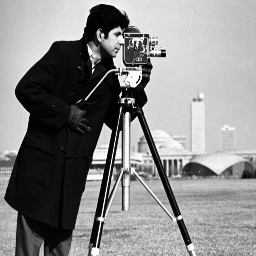
#> input picture figures/cameraman.tif, 256 x 256 px, found by its file name
$ jupyter execute --allow-errors wavelets.ipynb   (shell and % lines are left out)
#> lines starting #> are read from the running program, lines starting #| are printed output that depends on the picture
#> further down, f is the input picture: shape (256, 256); min 0, max 251, mean 137.1
#| (256, 256)
#| (256, 256)
[cell 1]
import numpy as np
import matplotlib.pyplot as plt
import matplotlib.image as mpimg
import sys,os
ea979path = os.path.abspath('../../')
if ea979path not in sys.path:
    sys.path.append(ea979path)
import ea979.src as ia

# DWT

- [coeficientes da wikipedia:](http://en.wikipedia.org/wiki/Cohen-Daubechies-Feauveau_wavelet)

[cell 2]
import numpy as np

def wave1d (f,freq=0,inv=0,coeff=0):

#> called with freq = 0, inv = 0, coeff = 0
    r,c = f.shape
#> r = 256; c = 256
    g = np.zeros((r,c+8))

    g[:, 4:c+4] = f
    g[:,-4:] = f[:,-2:-6:-1]
    g[:, :4] = f[:,4:0:-1]

    if coeff==0: #CDF 5/3
        if inv==0: #Transformada
            if freq==0: #LOW
                s = np.array([0, 0, -1.0/8.0, 2.0/8.0, 6.0/8.0])
            else:       #HIGH
                s = np.array([0, 0, 0, -1.0/2.0, 1.0])
        else: #Inversa
            if freq==0: #LOW
                s = np.array([0, 0, 0, 1.0/2.0, 1.0])
            else:       #HIGH
                s = np.array([0, 0, -1.0/8.0, -2.0/8.0, 6.0/8.0])

    else: #CDF 9/7
        if inv==0: #Transformada
            if freq==0: #LOW
                s = np.array([0.02674875741080976,-0.01686411844287495,-0.07822326652898785,0.2668641184428723,0.6029490182363579])
            else:       #HIGH
                s = np.array([0.0                , 0.09127176311424948,-0.05754352622849957,-0.5912717631142470,1.115087052456994])
        else: #Inversa
            if freq==0: #LOW
                s = np.array([0.0                ,-0.09127176311424948,-0.05754352622849957,0.5912717631142470,1.115087052456994])
            else:       #HIGH
                s = np.array([0.02674875741080976, 0.01686411844287495,-0.07822326652898785,-0.2668641184428723,0.6029490182363579])

    h = np.empty((r,c))
    h =  s[0] * g[:,0:-8] + \
         s[1] * g[:,1:-7] + \
         s[2] * g[:,2:-6] + \
         s[3] * g[:,3:-5] + \
         s[4] * g[:,4:-4] + \
         s[3] * g[:,5:-3] + \
         s[2] * g[:,6:-2] + \
         s[1] * g[:,7:-1] + \
         s[0] * g[:,8:]
    return h[:,:c]

[cell 3]
def wave2d (f,coeff=0, it=0):

    r,c = f.shape

    h = np.empty(f.shape)
    h[:,:c//2] = wave1d(f,0,0,coeff)[:,1::2]
    h[:,c//2:] = wave1d(f,1,0,coeff)[:,::2]

    g = np.empty(f.shape)
    g[:r//2,:] = np.transpose(wave1d(np.transpose(h),0,0,coeff)[:,1::2])
#> g: shape (256, 256) float64
    g[r//2:,:] = np.transpose(wave1d(np.transpose(h),1,0,coeff)[:,::2])

    if it==0:
        return g
    else:
        g[:c//2,:r//2] = wave2d(g[:c//2,:r//2],coeff, it-1)
#> call 2 of wave2d, with coeff = 0, it = 4
#> in wave2d (call 2), `h[:,:c//2] = wave1d(f,0,0,coeff)[:,1::2]`:
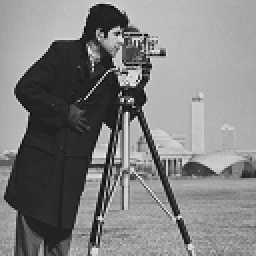
#> f: shape (128, 128) float64 (shown 2 times larger); min -44.59, max 313.9, mean 136.9; drawn with min black and max white
#> call 3 of wave2d, with coeff = 0, it = 3
#> in wave2d (call 3), `h[:,:c//2] = wave1d(f,0,0,coeff)[:,1::2]`:
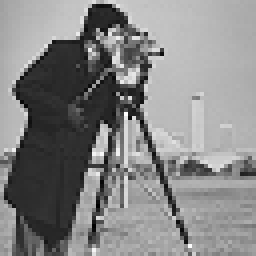
#> f: shape (64, 64) float64 (shown 4 times larger); min -51.55, max 307.4, mean 136.7; drawn with min black and max white
#> in wave1d (call 10), `h =  s[0] * g[:,0:-8] + \ s[1] * g[:,1:-7] + \ s[2] * g[:,2:-6] + \ s[..`:
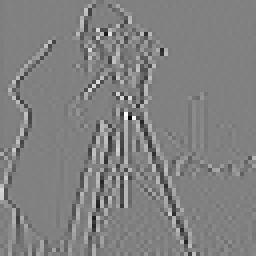
#> h: shape (64, 64) float64 (shown 4 times larger); min -295.4, max 288.6, mean 0.1; drawn with min black and max white
#> in wave2d (call 3), `h[:,c//2:] = wave1d(f,1,0,coeff)[:,::2]`:
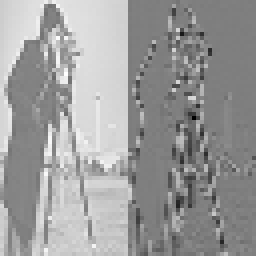
#> h: shape (64, 64) float64 (shown 4 times larger); min -295.4, max 297.3, mean 67.2; drawn with min black and max white
#> in wave1d (call 11), `g[:, :4] = f[:,4:0:-1]`:
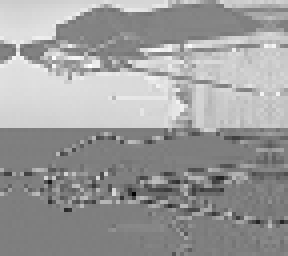
#> g: shape (64, 72) float64 (shown 4 times larger); min -295.4, max 297.3, mean 68.5; drawn with min black and max white
#> in wave1d (call 11), `h =  s[0] * g[:,0:-8] + \ s[1] * g[:,1:-7] + \ s[2] * g[:,2:-6] + \ s[..`:
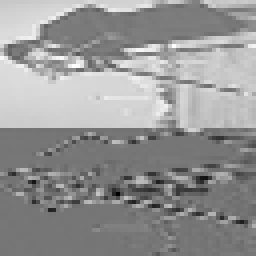
#> h: shape (64, 64) float64 (shown 4 times larger); min -261.6, max 301.8, mean 67.2; drawn with min black and max white
#> in wave2d (call 3), `g[:r//2,:] = np.transpose(wave1d(np.transpose(h),0,0,coeff)[:,1::2])`:
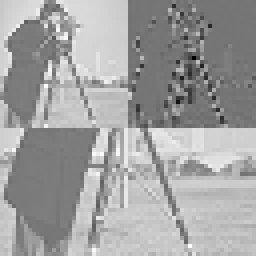
#> g: shape (64, 64) float64 (shown 4 times larger); min -261.6, max 304.5, mean 96.3; drawn with min black and max white
#> in wave1d (call 12), `h =  s[0] * g[:,0:-8] + \ s[1] * g[:,1:-7] + \ s[2] * g[:,2:-6] + \ s[..`:
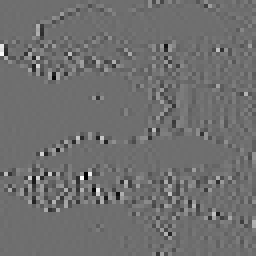
#> h: shape (64, 64) float64 (shown 4 times larger); min -222.6, max 288, mean 0.1; drawn with min black and max white
#> in wave2d (call 3), `g[r//2:,:] = np.transpose(wave1d(np.transpose(h),1,0,coeff)[:,::2])`:
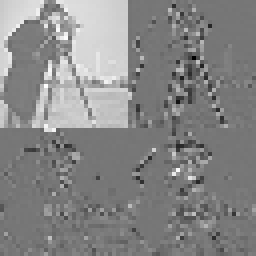
#> g: shape (64, 64) float64 (shown 4 times larger); min -261.6, max 299.2, mean 33.6; drawn with min black and max white
#> in wave1d (call 13), `g[:,-4:] = f[:,-2:-6:-1]`: g: shape (32, 40) float64; min -62.36, max 299.2, mean 127.2
#> in wave1d (call 13), `g[:, :4] = f[:,4:0:-1]`:
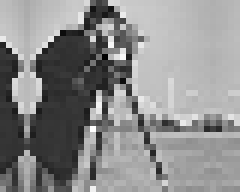
#> g: shape (32, 40) float64 (shown 6 times larger); min -62.36, max 299.2, mean 136.5; drawn with min black and max white
        return g

[cell 4]
def itwave1d (f,coeff=0):

    r,c = f.shape
    rec = np.empty((c,r))

    recl = np.zeros((c,r))
    recl[:,1::2] = np.transpose(f)[:,:r//2]
    recl = wave1d(recl,0,1,coeff)

    rech = np.zeros((c,r))
    rech[:,::2] = np.transpose(f)[:,r//2:]
    rech = wave1d(rech,1,1,coeff)

    rec = recl + rech

    return rec

[cell 5]
def iwave2d (f,coeff=0,it=0):
#> called with coeff = 0, it = 5
    r,c = f.shape
#> r = 256; c = 256

    if it>0:
        f[:c//2,:r//2] = iwave2d(f[:c//2,:r//2],coeff,it-1)

    rect = np.empty((c,r))
    rect = itwave1d(f,coeff) # filtro na vertical

    rec = np.empty((r,c))
    rec = itwave1d(rect,coeff) # filtro na horizontal

    return rec

## Wavelet CDF5/3

[cell 6]
f = mpimg.imread('../data/cameraman.tif')
#f = f[:-1,:-1]

print(f.shape)

ia.adshow(f,'Input Image')

[cell 7]
print(f.shape)
g = wave2d(f,0,5)
ia.adshow(ia.normalize(g),'Transformada wavelet CDF 5/3')

rec = iwave2d(g,0,5)
ia.adshow(ia.normalize(rec),'Imagem reconstruida CDF 5/3')
#> (this line was passed over: ea979 is not available in this run)

print('Maximo diferenca CDF 5/3', np.abs(f-rec).max())
#| Maximo diferenca CDF 5/3 0.0

## Wavelet CDF9/7

[cell 8]
print(f.shape)
#| (256, 256)

g = wave2d(f,1,2)
ia.adshow(ia.normalize(g),'Transformada wavelet CDF 9/7')
#> (this line was passed over: ea979 is not available in this run)

rec = iwave2d(g,1,2)
ia.adshow(ia.normalize(rec),'Imagem reconstruida CDF 9/7')
#> (this line was passed over: ea979 is not available in this run)

print('Maximo diferenca CDF 9/7', np.abs(f-rec).max())
#| Maximo diferenca CDF 9/7 1.6569856597925536e-11

## Espectro dos Filtros CDF

[cell 9]
# [8 lines of commented-out code are left out]

tcdf_53_lf = np.array([-1.0/8.0,  2.0/8.0,  6.0/8.0,  2.0/8.0, -1.0/8.0, 0, 0, 0, 0])
tcdf_53_hf = np.array([-1.0/2.0,  1.0    , -1.0/2.0,  0      ,  0      , 0, 0, 0, 0])
icdf_53_lf = np.array([ 1.0/2.0,  1.0    ,  1.0/2.0,  0      ,  0      , 0, 0, 0, 0])
icdf_53_hf = np.array([-1.0/8.0, -2.0/8.0,  6.0/8.0, -2.0/8.0, -1.0/8.0, 0, 0, 0, 0])

tcdf_97_lf = np.array([ 0.027, -0.017, -0.078,  0.267,  0.603,  0.267, -0.078, -0.017, 0.027])
tcdf_97_hf = np.array([ 0.091, -0.056, -0.591,  1.115, -0.591, -0.056,  0.091,  0.0  , 0    ])
icdf_97_lf = np.array([-0.091, -0.056,  0.591,  1.115,  0.591, -0.056, -0.091,  0.0  , 0    ])
icdf_97_hf = np.array([ 0.027,  0.017, -0.078, -0.267,  0.603, -0.267, -0.078,  0.017, 0.027])

print(np.sum(np.abs(tcdf_53_lf)*np.abs(tcdf_53_lf))/5)
print(np.sum(np.abs(tcdf_53_hf)*np.abs(tcdf_53_hf))/3)

Tcdf_53_lf = np.fft.fft(tcdf_53_lf)
Tcdf_53_hf = np.fft.fft(tcdf_53_hf)
Icdf_53_lf = np.fft.fft(icdf_53_lf)
Icdf_53_hf = np.fft.fft(icdf_53_hf)
Tcdf_97_lf = np.fft.fft(tcdf_97_lf)
Tcdf_97_hf = np.fft.fft(tcdf_97_hf)
Icdf_97_lf = np.fft.fft(icdf_97_lf)
Icdf_97_hf = np.fft.fft(icdf_97_hf)

fig = plt.figure()
plt.subplot(2, 1, 1)
plt.plot(np.abs(Tcdf_53_hf),'b', label = 'Análise HP')
plt.plot(np.abs(Tcdf_53_lf),'r', label = 'Análise LP')
plt.plot(np.abs(Icdf_53_hf),'c', label = 'Síntese HP')
plt.plot(np.abs(Icdf_53_lf),'m', label = 'Síntese LP')
plt.grid(True)
plt.legend()
plt.title('CDF 5/3 Resposta em frequência dos filtros')

fig = plt.figure()
plt.subplot(2, 1, 2)
plt.plot(np.abs(Tcdf_97_hf),'b', label = 'Análise HP')
plt.plot(np.abs(Tcdf_97_lf),'r', label = 'Análise LP')
plt.plot(np.abs(Icdf_97_hf),'c', label = 'Síntese HP')
plt.plot(np.abs(Icdf_97_lf),'m', label = 'Síntese LP')
plt.grid(True)
plt.legend()
plt.title('CDF 9/7 Resposta em frequência dos filtros')

## Espectro da imagem

#> (a cell that did not finish here is left out)

## Espectro da imagem apos transformada wavelet

[cell 11]
H,W = f.shape
#> H = 256; W = 256
g = wave2d(f,0,0)
ia.adshow(ia.normalize(g),'Transformada wavelet CDF 9/7')
#> (this line was passed over: ea979 is not available in this run)
FLL = np.fft.fft2(g[:H//2,:W//2])
FLH = np.fft.fft2(g[:H//2,W//2:])
FHL = np.fft.fft2(g[H//2:,:W//2])
FHH = np.fft.fft2(g[H//2:,W//2:])
#> (the rest of this cell did not finish here and is left out)
